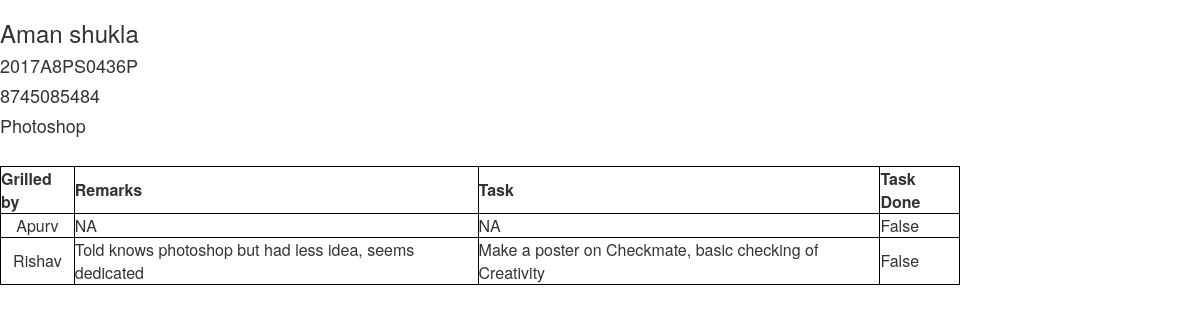
The app's page /recruit/1/ with its own data.
### recruit/models.py (models this page shows, shortened)
class Recruit(models.Model):
    name=models.CharField(max_length=200)
    student_id=models.CharField(max_length=50)
    contact_no=models.CharField(max_length=20)
    skills=models.CharField(max_length=1000)

class Member(models.Model):
    recruit=models.ForeignKey(Recruit, on_delete=models.CASCADE,blank=True,null=True)
    remarks=models.CharField(max_length=1000)
    grilled_by=models.CharField(max_length=200)
    task=models.CharField(max_length=200)
    task_status=models.BooleanField(default=False)

### recruit/views.py (the view)
# urls.py: url(r'^(?P<pk>[0-9]+)/$', views.DetailView.as_view(), name='detail'),
class DetailView(generic.DetailView):
    model = Recruit
    template_name = "recruit/detail.html"

### recruit/templates/recruit/detail.html (shortened to what this page needs)
{% load static %}
<link rel="stylesheet" href="{% static 'recruit/css/bootstrap.min.css' %}" type="text/css" />
<h3>{{recruit.name}}</h3>
<h4>{{recruit.student_id}}</h4>
<h4>{{recruit.contact_no}}</h4>
<h4>{{recruit.skills}}</h4>
<table style="width: 80%; border: 1px solid black;">
<tr>
<th style="border: 1px solid black;">Grilled by</th>
<th style="border: 1px solid black;">Remarks</th>
<th style="border: 1px solid black;">Task</th>
<th style="border: 1px solid black;">Task Done</th>
</tr>
{% for member in recruit.member_set.all %}
<tr>
<td style="border: 1px solid black; text-align:center">{{member.grilled_by}}</td>
<td style="border: 1px solid black;">{{member.remarks}}</td>
<td style="border: 1px solid black;">{{member.task}}</td>
<td style="border: 1px solid black;">{{member.task_status}}</td>
</tr>
{%endfor%}
</table>

### records on screen
Recruit: name "Aman shukla", student_id "2017A8PS0436P", contact_no "8745085484", skills "Photoshop"
Member: grilled_by "Apurv", remarks "NA", task "NA", task_status "False"
Member: grilled_by "Rishav", remarks "Told knows photoshop but had less idea, seems dedicated", task "Make a poster on Checkmate, basic checking of Creativity", task_status "False"
